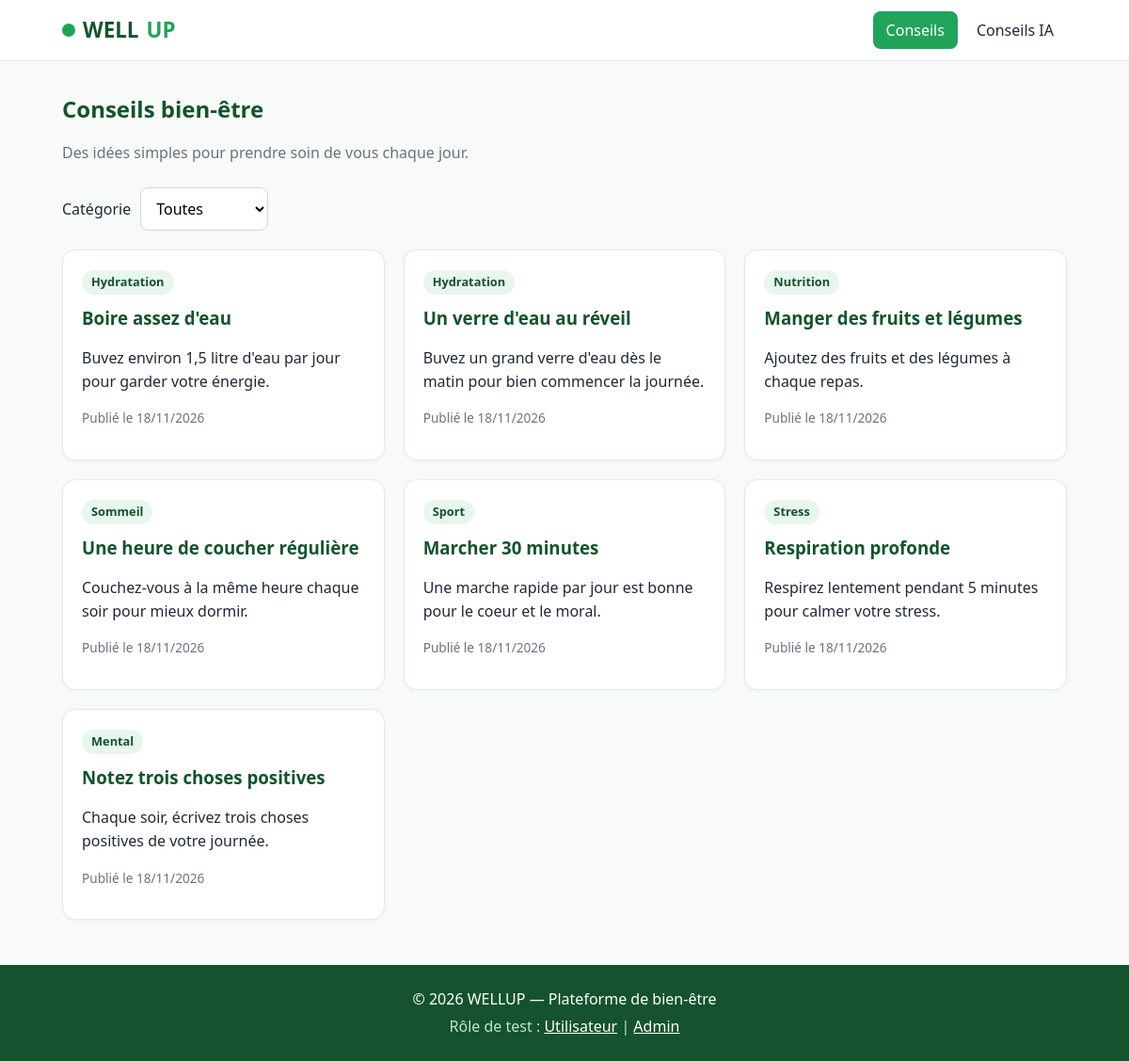
The page / on the database its author committed.
### tables this page shows
CREATE TABLE IF NOT EXISTS conseils (
    id            INT AUTO_INCREMENT PRIMARY KEY,
    titre         VARCHAR(150) NOT NULL,
    categorie     VARCHAR(50)  NOT NULL,
    contenu       TEXT         NOT NULL,
    date_creation DATETIME     NOT NULL DEFAULT CURRENT_TIMESTAMP
);

### app/Controllers/Controller.php (called while the page is built, shortened)
<?php
abstract class Controller
{
    protected string $page = 'conseils';
    protected string $layout = 'front';
    protected function render(string $view, array $data = [], ?string $scriptsView = null): void
    {
        $content = $this->capture(__DIR__ . '/../Views/conseils/' . $view . '.php', $data);
        $currentPage = $this->page;
        require __DIR__ . '/../Views/layout_' . $this->layout . '.php';
    }
    private function capture(string $file, array $data): string
    {
        extract($data, EXTR_SKIP);
        require $file;
        return ob_get_clean();
    }
}

### app/Controllers/ConseilController.php (called while the page is built, shortened)
<?php
class ConseilController extends Controller
{
    public function index(): void
    {
        $this->page = 'conseils';
        $categorie = $_GET['categorie'] ?? '';
        if (!in_array($categorie, Conseil::CATEGORIES, true)) {
            $categorie = '';
        }
        $this->render('conseils', [
            'conseils'   => Conseil::all($categorie ?: null),
            'categories' => Conseil::CATEGORIES,
            'categorie'  => $categorie,
        ]);
    }
}

### app/routes.php (called while the page is built, shortened)
<?php
$routes = [
    'conseils'         => ['ConseilController', 'index'],
    'conseil_ia'       => ['ConseilController', 'ia'],
    'admin_conseils'   => ['ConseilController', 'adminIndex'],
    'ajouter_conseil'  => ['ConseilController', 'ajouter'],
    'modifier_conseil' => ['ConseilController', 'modifier'],
    'supprimer_conseil'=> ['ConseilController', 'supprimer'],
    'dev_role'         => ['ConseilController', 'devRole'],
];
[$class, $method] = $routes[$page];
(new $class())->$method();

### index.php (called while the page is built, shortened)
<?php
require_once __DIR__ . '/app/helpers.php';
require_once __DIR__ . '/app/Models/Model.php';
require_once __DIR__ . '/app/Controllers/Controller.php';
require_once __DIR__ . '/app/Controllers/ConseilController.php';
$page = $_GET['page'] ?? 'conseils';
require __DIR__ . '/app/routes.php';

### app/config.php (called while the page is built)
<?php
return [
    'host'    => 'localhost',
    'dbname'  => 'wellup',
    'user'    => 'root',
    'pass'    => '',
    'charset' => 'utf8mb4',
];

### app/Models/Model.php (called while the page is built)
<?php
abstract class Model
{
    protected static ?PDO $pdo = null;
    protected static function db(): PDO
    {
        if (self::$pdo === null) {
            $c = require __DIR__ . '/../config.php';
            $dsn = "mysql:host={$c['host']};dbname={$c['dbname']};charset={$c['charset']}";
            self::$pdo = new PDO($dsn, $c['user'], $c['pass'], [
                PDO::ATTR_ERRMODE            => PDO::ERRMODE_EXCEPTION,
                PDO::ATTR_DEFAULT_FETCH_MODE => PDO::FETCH_ASSOC,
            ]);
        }
        return self::$pdo;
    }
}

### app/Models/Conseil.php (called while the page is built, shortened)
<?php
class Conseil extends Model
{
    public static function all(?string $categorie = null): array
    {
        if ($categorie) {
            $st = self::db()->prepare('SELECT * FROM conseils WHERE categorie = ? ORDER BY date_creation DESC');
            $st->execute([$categorie]);
        } else {
            $st = self::db()->query('SELECT * FROM conseils ORDER BY date_creation DESC');
        }
        return $st->fetchAll();
    }
}

### app/helpers.php (called while the page is built, shortened)
<?php
function e($value): string
{
    return htmlspecialchars((string)$value, ENT_QUOTES, 'UTF-8');
}
function url(string $page, array $params = []): string
{
    return 'index.php?' . http_build_query(array_merge(['page' => $page], $params));
}
function isActive($page, $currentPage): string
{
    $pages = (array)$page;
    return in_array($currentPage, $pages, true) ? 'active' : '';
}

### app/Views/conseils/conseils.php (the view, shortened to what this page needs)
<section class="page-head">
    <h1>Conseils bien-être</h1>
    <p class="muted">Des idées simples pour prendre soin de vous chaque jour.</p>
</section>
<form method="get" action="index.php" class="filter">
    <label for="categorie">Catégorie</label>
    <select id="categorie" name="categorie" onchange="this.form.submit()">
        <option value="">Toutes</option>
    </select>
</form>
<?php if (empty($conseils)): ?>
    <div class="empty">
        <h3>Aucun conseil disponible pour le moment</h3>
        <p class="muted">Revenez bientôt, de nouveaux conseils seront ajoutés.</p>
    </div>
<?php else: ?>
    <div class="grid">
        <?php foreach ($conseils as $c): ?>
            <article class="card">
                <span class="tag"><?= e($c['categorie']) ?></span>
                <h3><?= e($c['titre']) ?></h3>
                <p><?= nl2br(e($c['contenu'])) ?></p>
                <?php if (!empty($c['date_creation'])): ?>
                    <p class="muted small">Publié le <?= e(date('d/m/Y', strtotime($c['date_creation']))) ?></p>
                <?php endif; ?>
            </article>
        <?php endforeach; ?>
    </div>
<?php endif; ?>

### app/Views/partials/head.php (shortened to what this page needs)
<!DOCTYPE html>
<html lang="fr">
<head>
    <link rel="stylesheet" href="assets/css/wellup.css">
</head>
<body class="<?= e($bodyClass ?? 'front') ?>">

### app/Views/partials/navbar.php (shortened to what this page needs)
<?php $currentPage = $currentPage ?? ''; ?>
<header class="navbar">
    <div class="container navbar-inner">
        <a class="brand" href="<?= url('conseils') ?>">
            <span class="brand-dot"></span> WELL<span>UP</span>
        </a>
        <nav class="nav-links" id="navLinks">
            <a href="<?= url('conseils') ?>" class="<?= isActive('conseils', $currentPage) ?>">Conseils</a>
            <a href="<?= url('conseil_ia') ?>" class="<?= isActive('conseil_ia', $currentPage) ?>">Conseils IA</a>
        </nav>
    </div>
</header>

### app/Views/layout_front.php (shortened to what this page needs)
<?php
$bodyClass = 'front';
require_once __DIR__ . '/partials/head.php';
require_once __DIR__ . '/partials/navbar.php';
?>
<main class="container page">
    <?= $content ?>
</main>
<?php
require_once __DIR__ . '/partials/footer.php';
require_once __DIR__ . '/partials/scripts.php';

### app/Views/partials/footer.php
<footer class="site-footer">
    <div class="container">
        <p>&copy; <?= date('Y') ?> WELLUP — Plateforme de bien-être</p>
        <p class="muted">
            Rôle de test :
            <a href="<?= url('dev_role', ['role' => 'user']) ?>">Utilisateur</a> |
            <a href="<?= url('dev_role', ['role' => 'admin']) ?>">Admin</a>
        </p>
    </div>
</footer>

### app/Views/partials/scripts.php (shortened to what this page needs)
</body>
</html>

### assets/css/wellup.css (style rules this page uses)
:root { --green-dark:#14532d; --green:#22a35a; --bg:#f7faf8; --card:#ffffff; --text:#1f2937; --muted:#6b7280; --line:#e3ece6; --danger:#b42318; }
* { box-sizing:border-box }
body { margin:0;font-family:"Segoe UI",system-ui,sans-serif;background:var(--bg);color:var(--text);line-height:1.55 }
a { color:var(--green-dark) }
.container { max-width:1100px;margin:0 auto;padding:0 16px }
.muted { color:var(--muted) }
.small { font-size:.85rem }
.brand { font-weight:800;font-size:1.4rem;color:var(--green-dark);text-decoration:none;display:inline-flex;align-items:center;gap:8px }
.brand span { color:var(--green) }
.brand-dot { width:14px;height:14px;border-radius:50%;background:var(--green);display:inline-block }
.navbar { background:#fff;border-bottom:1px solid var(--line);position:sticky;top:0;z-index:50 }
.navbar-inner { display:flex;align-items:center;justify-content:space-between;min-height:64px }
.nav-links { display:flex;gap:6px }
.nav-links a { padding:8px 14px;border-radius:8px;text-decoration:none;color:var(--text) }
.nav-links a.active { background:var(--green);color:#fff }
.page { padding:32px 16px 48px;min-height:70vh }
.page-head { margin-bottom:24px }
.page-head h1 { margin:0 0 4px;color:var(--green-dark) }
.grid { display:grid;grid-template-columns:repeat(auto-fill,minmax(280px,1fr));gap:20px }
.card { background:var(--card);border:1px solid var(--line);border-radius:14px;padding:20px;box-shadow:0 1px 3px rgba(20,83,45,.06) }
.card h3 { margin:10px 0 8px;color:var(--green-dark) }
.tag { display:inline-block;background:#e8f6ee;color:var(--green-dark);padding:3px 10px;border-radius:99px;font-size:.8rem;font-weight:600 }
.filter { display:flex;gap:10px;align-items:center;flex-wrap:wrap;margin-bottom:20px }
input[type=text],select,textarea { padding:10px 12px;border:1px solid #cfd9d2;border-radius:8px;font:inherit;background:#fff }
.site-footer { background:var(--green-dark);color:#fff;text-align:center;padding:20px 16px }
.site-footer p { margin:4px 0 }
.site-footer a { color:#fff }
.site-footer .muted { color:#bfe5cd }

### rows shown on the page
conseils: categorie "Hydratation", titre "Boire assez d'eau", contenu "Buvez environ 1,5 litre d'eau par jour pour garder votre énergie.", date_creation "18/11/2026"
conseils: categorie "Hydratation", titre "Un verre d'eau au réveil", contenu "Buvez un grand verre d'eau dès le matin pour bien commencer la journée.", date_creation "18/11/2026"
conseils: categorie "Nutrition", titre "Manger des fruits et légumes", contenu "Ajoutez des fruits et des légumes à chaque repas.", date_creation "18/11/2026"
conseils: categorie "Sommeil", titre "Une heure de coucher régulière", contenu "Couchez-vous à la même heure chaque soir pour mieux dormir.", date_creation "18/11/2026"
conseils: categorie "Sport", titre "Marcher 30 minutes", contenu "Une marche rapide par jour est bonne pour le coeur et le moral.", date_creation "18/11/2026"
conseils: categorie "Stress", titre "Respiration profonde", contenu "Respirez lentement pendant 5 minutes pour calmer votre stress.", date_creation "18/11/2026"
conseils: categorie "Mental", titre "Notez trois choses positives", contenu "Chaque soir, écrivez trois choses positives de votre journée.", date_creation "18/11/2026"
